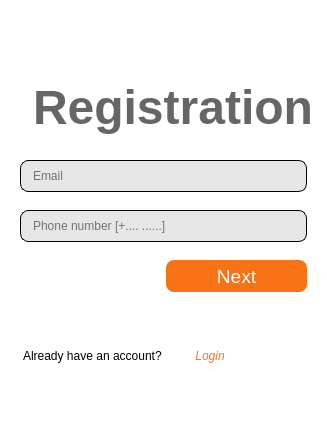
      <widget class="QWidget" name="registration_page3">
       <property name="styleSheet">
        <string notr="true">QWidget {
background-color: white;
}</string>
       </property>
       <layout class="QVBoxLayout" name="verticalLayout_9">
        <property name="spacing">
         <number>0</number>
        </property>
        <property name="leftMargin">
         <number>0</number>
        </property>
        <property name="topMargin">
         <number>0</number>
        </property>
        <property name="rightMargin">
         <number>0</number>
        </property>
        <property name="bottomMargin">
         <number>0</number>
        </property>
        <item>
         <layout class="QVBoxLayout" name="verticalLayout_8">
          <property name="spacing">
           <number>5</number>
          </property>
          <item>
           <spacer name="verticalSpacer_21">
            <property name="orientation">
             <enum>Qt::Vertical</enum>
            </property>
            <property name="sizeType">
             <enum>QSizePolicy::Preferred</enum>
            </property>
            <property name="sizeHint" stdset="0">
             <size>
              <width>20</width>
              <height>80</height>
             </size>
            </property>
           </spacer>
          </item>
          <item>
           <widget class="QLabel" name="registerLabel_4">
            <property name="font">
             <font>
              <family>Segoe UI</family>
              <pointsize>36</pointsize>
              <italic>false</italic>
              <bold>true</bold>
              <kerning>true</kerning>
             </font>
            </property>
            <property name="styleSheet">
             <string notr="true">QLabel {
color: rgb(102, 102, 102);
margin-left: 20px;
margin-bottom: 20px;
background: transparent;
}</string>
            </property>
            <property name="text">
             <string>Registration</string>
            </property>
           </widget>
          </item>
          <item>
           <widget class="QLineEdit" name="emailRegister">
            <property name="styleSheet">
             <string notr="true">QLineEdit {
border: 1px solid black;
border-radius: 8px;
color: black;
padding-left: 10px;
padding-right: 10px;
background-color: rgb(230, 230, 230);
height: 30px;
margin-left: 20px;
margin-right: 20px;
}

QLineEdit:focus {
border: 2px solid black;
}</string>
            </property>
            <property name="text">
             <string/>
            </property>
            <property name="echoMode">
             <enum>QLineEdit::Normal</enum>
            </property>
            <property name="placeholderText">
             <string>Email</string>
            </property>
            <property name="clearButtonEnabled">
             <bool>false</bool>
            </property>
           </widget>
          </item>
          <item>
           <spacer name="verticalSpacer_22">
            <property name="orientation">
             <enum>Qt::Vertical</enum>
            </property>
            <property name="sizeType">
             <enum>QSizePolicy::Preferred</enum>
            </property>
            <property name="sizeHint" stdset="0">
             <size>
              <width>20</width>
              <height>13</height>
             </size>
            </property>
           </spacer>
          </item>
          <item>
           <widget class="QLineEdit" name="phoneNumberRegister">
            <property name="styleSheet">
             <string notr="true">QLineEdit {
border: 1px solid black;
border-radius: 8px;
color: black;
padding-left: 10px;
padding-right: 10px;
background-color: rgb(230, 230, 230);
height: 30px;
margin-left: 20px;
margin-right: 20px;
}

QLineEdit:focus {
border: 2px solid black;
}</string>
            </property>
            <property name="text">
             <string/>
            </property>
            <property name="echoMode">
             <enum>QLineEdit::Normal</enum>
            </property>
            <property name="placeholderText">
             <string>Phone number [+.... ......]</string>
            </property>
            <property name="clearButtonEnabled">
             <bool>false</bool>
            </property>
           </widget>
          </item>
          <item>
           <spacer name="verticalSpacer_23">
            <property name="orientation">
             <enum>Qt::Vertical</enum>
            </property>
            <property name="sizeType">
             <enum>QSizePolicy::Preferred</enum>
            </property>
            <property name="sizeHint" stdset="0">
             <size>
              <width>13</width>
              <height>13</height>
             </size>
            </property>
           </spacer>
          </item>
          <item>
           <layout class="QHBoxLayout" name="horizontalLayout_4">
            <item>
             <widget class="QPushButton" name="backEmail">
              <property name="font">
               <font>
                <pointsize>12</pointsize>
               </font>
              </property>
              <property name="styleSheet">
               <string notr="true">QPushButton {
background: transparent;
color: black;
border-radius: 8px;
margin-left: 20px; 
height: 30px;
margin-right: 70%;
}

QPushButton:pressed,
QPushButton:focus {
outline: none;
background: transparent;
}</string>
              </property>
              <property name="text">
               <string/>
              </property>
              <property name="icon">
               <iconset resource="Images.qrc">
                <normaloff>:/icons/content/arrow_back.svg</normaloff>:/icons/content/arrow_back.svg</iconset>
              </property>
              <property name="iconSize">
               <size>
                <width>20</width>
                <height>20</height>
               </size>
              </property>
             </widget>
            </item>
            <item>
             <widget class="QPushButton" name="nextEmail">
              <property name="font">
               <font>
                <pointsize>14</pointsize>
               </font>
              </property>
              <property name="styleSheet">
               <string notr="true">QPushButton {
border-radius: 8px;
margin-right:  20px;
background-color: rgb(249, 115, 22);
height: 32px;
color: white;
}
QPushButton:pressed {
background-color: rgb(126, 42, 0)
}</string>
              </property>
              <property name="text">
               <string>Next</string>
              </property>
             </widget>
            </item>
           </layout>
          </item>
          <item>
           <spacer name="verticalSpacer_24">
            <property name="orientation">
             <enum>Qt::Vertical</enum>
            </property>
            <property name="sizeHint" stdset="0">
             <size>
              <width>20</width>
              <height>40</height>
             </size>
            </property>
           </spacer>
          </item>
          <item>
           <layout class="QHBoxLayout" name="horizontalLayout_11">
            <item>
             <widget class="QLabel" name="label_10">
              <property name="font">
               <font>
                <family>Segoe UI</family>
                <italic>false</italic>
               </font>
              </property>
              <property name="styleSheet">
               <string notr="true">QLabel {
margin-left: 20px;
color: black;
background: transparent;}</string>
              </property>
              <property name="text">
               <string>Already have an account?</string>
              </property>
             </widget>
            </item>
            <item>
             <widget class="QPushButton" name="loginGoTo_4">
              <property name="font">
               <font>
                <italic>true</italic>
               </font>
              </property>
              <property name="styleSheet">
               <string notr="true">QPushButton {
height: 30px;
color: rgb(249, 115, 22);
}</string>
              </property>
              <property name="text">
               <string>Login</string>
              </property>
              <property name="flat">
               <bool>true</bool>
              </property>
             </widget>
            </item>
            <item>
             <spacer name="horizontalSpacer_7">
              <property name="orientation">
               <enum>Qt::Horizontal</enum>
              </property>
              <property name="sizeType">
               <enum>QSizePolicy::Expanding</enum>
              </property>
              <property name="sizeHint" stdset="0">
               <size>
                <width>60</width>
                <height>20</height>
               </size>
              </property>
             </spacer>
            </item>
           </layout>
          </item>
          <item>
           <spacer name="verticalSpacer_25">
            <property name="orientation">
             <enum>Qt::Vertical</enum>
            </property>
            <property name="sizeType">
             <enum>QSizePolicy::Preferred</enum>
            </property>
            <property name="sizeHint" stdset="0">
             <size>
              <width>20</width>
              <height>60</height>
             </size>
            </property>
           </spacer>
          </item>
         </layout>
        </item>
       </layout>
      </widget>
